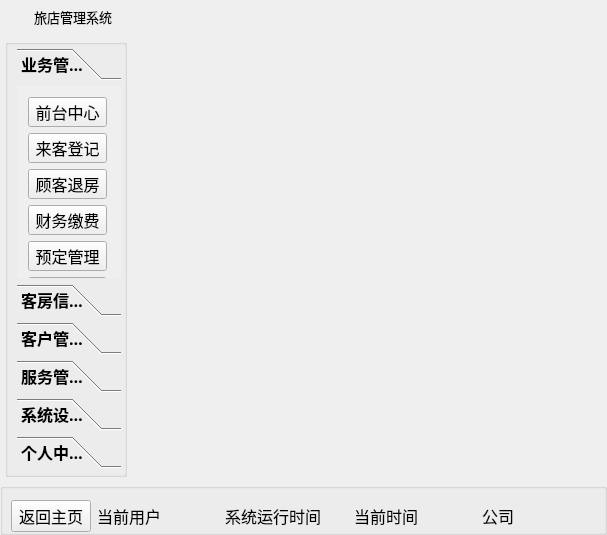
<?xml version="1.0" encoding="UTF-8"?>
<ui version="4.0">
 <class>Widget</class>
 <widget class="QWidget" name="Widget">
  <property name="geometry">
   <rect>
    <x>0</x>
    <y>0</y>
    <width>607</width>
    <height>535</height>
   </rect>
  </property>
  <property name="windowTitle">
   <string>Widget</string>
  </property>
  <layout class="QVBoxLayout" name="verticalLayout_4">
   <property name="leftMargin">
    <number>0</number>
   </property>
   <property name="topMargin">
    <number>0</number>
   </property>
   <property name="rightMargin">
    <number>0</number>
   </property>
   <property name="bottomMargin">
    <number>0</number>
   </property>
   <item>
    <layout class="QVBoxLayout" name="verticalLayout_3">
     <item>
      <widget class="QWidget" name="widget_title" native="true">
       <property name="sizePolicy">
        <sizepolicy hsizetype="Preferred" vsizetype="Maximum">
         <horstretch>0</horstretch>
         <verstretch>0</verstretch>
        </sizepolicy>
       </property>
       <property name="minimumSize">
        <size>
         <width>100</width>
         <height>33</height>
        </size>
       </property>
       <property name="mouseTracking">
        <bool>false</bool>
       </property>
       <layout class="QHBoxLayout" name="horizontalLayout_2" stretch="0,0,0">
        <property name="spacing">
         <number>4</number>
        </property>
        <property name="sizeConstraint">
         <enum>QLayout::SetNoConstraint</enum>
        </property>
        <property name="leftMargin">
         <number>0</number>
        </property>
        <property name="topMargin">
         <number>0</number>
        </property>
        <property name="rightMargin">
         <number>0</number>
        </property>
        <property name="bottomMargin">
         <number>0</number>
        </property>
        <item>
         <widget class="QLabel" name="lab_Ico">
          <property name="sizePolicy">
           <sizepolicy hsizetype="Minimum" vsizetype="Preferred">
            <horstretch>0</horstretch>
            <verstretch>0</verstretch>
           </sizepolicy>
          </property>
          <property name="minimumSize">
           <size>
            <width>30</width>
            <height>0</height>
           </size>
          </property>
          <property name="text">
           <string/>
          </property>
          <property name="alignment">
           <set>Qt::AlignCenter</set>
          </property>
         </widget>
        </item>
        <item>
         <widget class="QLabel" name="lab_Title">
          <property name="sizePolicy">
           <sizepolicy hsizetype="Expanding" vsizetype="Preferred">
            <horstretch>0</horstretch>
            <verstretch>0</verstretch>
           </sizepolicy>
          </property>
          <property name="font">
           <font>
            <family>微软雅黑</family>
            <pointsize>10</pointsize>
            <weight>50</weight>
            <italic>false</italic>
            <bold>false</bold>
           </font>
          </property>
          <property name="styleSheet">
           <string notr="true">font: 10pt &quot;微软雅黑&quot;;</string>
          </property>
          <property name="text">
           <string>旅店管理系统</string>
          </property>
          <property name="alignment">
           <set>Qt::AlignLeading|Qt::AlignLeft|Qt::AlignVCenter</set>
          </property>
         </widget>
        </item>
        <item>
         <widget class="QWidget" name="widget_menu" native="true">
          <property name="sizePolicy">
           <sizepolicy hsizetype="Minimum" vsizetype="Preferred">
            <horstretch>0</horstretch>
            <verstretch>0</verstretch>
           </sizepolicy>
          </property>
          <layout class="QHBoxLayout" name="horizontalLayout">
           <property name="spacing">
            <number>0</number>
           </property>
           <property name="leftMargin">
            <number>0</number>
           </property>
           <property name="topMargin">
            <number>0</number>
           </property>
           <property name="rightMargin">
            <number>0</number>
           </property>
           <property name="bottomMargin">
            <number>0</number>
           </property>
           <item>
            <widget class="QPushButton" name="btnMenu">
             <property name="sizePolicy">
              <sizepolicy hsizetype="Minimum" vsizetype="Expanding">
               <horstretch>0</horstretch>
               <verstretch>0</verstretch>
              </sizepolicy>
             </property>
             <property name="minimumSize">
              <size>
               <width>31</width>
               <height>0</height>
              </size>
             </property>
             <property name="cursor">
              <cursorShape>ArrowCursor</cursorShape>
             </property>
             <property name="focusPolicy">
              <enum>Qt::NoFocus</enum>
             </property>
             <property name="toolTip">
              <string>菜单</string>
             </property>
             <property name="text">
              <string/>
             </property>
             <property name="flat">
              <bool>true</bool>
             </property>
            </widget>
           </item>
           <item>
            <widget class="QPushButton" name="btnMenu_Min">
             <property name="sizePolicy">
              <sizepolicy hsizetype="Minimum" vsizetype="Expanding">
               <horstretch>0</horstretch>
               <verstretch>0</verstretch>
              </sizepolicy>
             </property>
             <property name="minimumSize">
              <size>
               <width>31</width>
               <height>0</height>
              </size>
             </property>
             <property name="cursor">
              <cursorShape>ArrowCursor</cursorShape>
             </property>
             <property name="focusPolicy">
              <enum>Qt::NoFocus</enum>
             </property>
             <property name="toolTip">
              <string>最小化</string>
             </property>
             <property name="text">
              <string/>
             </property>
             <property name="flat">
              <bool>true</bool>
             </property>
            </widget>
           </item>
           <item>
            <widget class="QPushButton" name="btnMenu_Max">
             <property name="sizePolicy">
              <sizepolicy hsizetype="Minimum" vsizetype="Expanding">
               <horstretch>0</horstretch>
               <verstretch>0</verstretch>
              </sizepolicy>
             </property>
             <property name="minimumSize">
              <size>
               <width>31</width>
               <height>0</height>
              </size>
             </property>
             <property name="cursor">
              <cursorShape>ArrowCursor</cursorShape>
             </property>
             <property name="focusPolicy">
              <enum>Qt::NoFocus</enum>
             </property>
             <property name="toolTip">
              <string>最大化</string>
             </property>
             <property name="text">
              <string/>
             </property>
             <property name="flat">
              <bool>true</bool>
             </property>
            </widget>
           </item>
           <item>
            <widget class="QPushButton" name="btnMenu_Close">
             <property name="sizePolicy">
              <sizepolicy hsizetype="Minimum" vsizetype="Expanding">
               <horstretch>0</horstretch>
               <verstretch>0</verstretch>
              </sizepolicy>
             </property>
             <property name="minimumSize">
              <size>
               <width>40</width>
               <height>0</height>
              </size>
             </property>
             <property name="cursor">
              <cursorShape>ArrowCursor</cursorShape>
             </property>
             <property name="focusPolicy">
              <enum>Qt::NoFocus</enum>
             </property>
             <property name="toolTip">
              <string>关闭</string>
             </property>
             <property name="text">
              <string/>
             </property>
             <property name="flat">
              <bool>true</bool>
             </property>
            </widget>
           </item>
          </layout>
         </widget>
        </item>
       </layout>
      </widget>
     </item>
     <item>
      <layout class="QHBoxLayout" name="horizontalLayout_4">
       <property name="leftMargin">
        <number>5</number>
       </property>
       <item>
        <widget class="QGroupBox" name="groupBox">
         <property name="sizePolicy">
          <sizepolicy hsizetype="Maximum" vsizetype="Preferred">
           <horstretch>0</horstretch>
           <verstretch>0</verstretch>
          </sizepolicy>
         </property>
         <property name="minimumSize">
          <size>
           <width>110</width>
           <height>0</height>
          </size>
         </property>
         <property name="title">
          <string/>
         </property>
         <layout class="QVBoxLayout" name="verticalLayout">
          <property name="leftMargin">
           <number>9</number>
          </property>
          <property name="topMargin">
           <number>3</number>
          </property>
          <property name="rightMargin">
           <number>3</number>
          </property>
          <property name="bottomMargin">
           <number>6</number>
          </property>
          <item>
           <widget class="QToolBox" name="toolBox">
            <property name="sizePolicy">
             <sizepolicy hsizetype="Maximum" vsizetype="Preferred">
              <horstretch>0</horstretch>
              <verstretch>0</verstretch>
             </sizepolicy>
            </property>
            <property name="minimumSize">
             <size>
              <width>93</width>
              <height>0</height>
             </size>
            </property>
            <property name="font">
             <font>
              <family>楷体</family>
              <pointsize>12</pointsize>
              <weight>75</weight>
              <bold>true</bold>
             </font>
            </property>
            <property name="cursor">
             <cursorShape>ArrowCursor</cursorShape>
            </property>
            <property name="styleSheet">
             <string notr="true"/>
            </property>
            <property name="currentIndex">
             <number>0</number>
            </property>
            <widget class="QWidget" name="page_5">
             <property name="geometry">
              <rect>
               <x>0</x>
               <y>0</y>
               <width>104</width>
               <height>231</height>
              </rect>
             </property>
             <attribute name="label">
              <string>业务管理</string>
             </attribute>
             <widget class="QWidget" name="layoutWidget">
              <property name="geometry">
               <rect>
                <x>0</x>
                <y>0</y>
                <width>101</width>
                <height>231</height>
               </rect>
              </property>
              <layout class="QVBoxLayout" name="verticalLayout_7">
               <item>
                <widget class="QPushButton" name="pbnAsk">
                 <property name="minimumSize">
                  <size>
                   <width>0</width>
                   <height>30</height>
                  </size>
                 </property>
                 <property name="font">
                  <font>
                   <family>黑体</family>
                   <pointsize>12</pointsize>
                   <weight>9</weight>
                   <italic>false</italic>
                   <bold>false</bold>
                  </font>
                 </property>
                 <property name="cursor">
                  <cursorShape>OpenHandCursor</cursorShape>
                 </property>
                 <property name="toolTip">
                  <string>前台中心</string>
                 </property>
                 <property name="styleSheet">
                  <string notr="true">font: 75 12pt &quot;黑体&quot;;</string>
                 </property>
                 <property name="text">
                  <string>前台中心</string>
                 </property>
                </widget>
               </item>
               <item>
                <widget class="QPushButton" name="pbnCheck">
                 <property name="minimumSize">
                  <size>
                   <width>0</width>
                   <height>30</height>
                  </size>
                 </property>
                 <property name="font">
                  <font>
                   <family>黑体</family>
                   <pointsize>12</pointsize>
                   <weight>9</weight>
                   <italic>false</italic>
                   <bold>false</bold>
                  </font>
                 </property>
                 <property name="cursor">
                  <cursorShape>OpenHandCursor</cursorShape>
                 </property>
                 <property name="toolTip">
                  <string>来客登记</string>
                 </property>
                 <property name="styleSheet">
                  <string notr="true">font: 75 12pt &quot;黑体&quot;;</string>
                 </property>
                 <property name="text">
                  <string>来客登记</string>
                 </property>
                </widget>
               </item>
               <item>
                <widget class="QPushButton" name="pbnCheckOut">
                 <property name="minimumSize">
                  <size>
                   <width>0</width>
                   <height>30</height>
                  </size>
                 </property>
                 <property name="font">
                  <font>
                   <family>黑体</family>
                   <pointsize>12</pointsize>
                   <weight>9</weight>
                   <italic>false</italic>
                   <bold>false</bold>
                  </font>
                 </property>
                 <property name="cursor">
                  <cursorShape>OpenHandCursor</cursorShape>
                 </property>
                 <property name="toolTip">
                  <string>客务中心</string>
                 </property>
                 <property name="styleSheet">
                  <string notr="true">font: 75 12pt &quot;黑体&quot;;</string>
                 </property>
                 <property name="text">
                  <string>顾客退房</string>
                 </property>
                </widget>
               </item>
               <item>
                <widget class="QPushButton" name="pbnHint">
                 <property name="minimumSize">
                  <size>
                   <width>0</width>
                   <height>30</height>
                  </size>
                 </property>
                 <property name="font">
                  <font>
                   <family>黑体</family>
                   <pointsize>12</pointsize>
                   <weight>9</weight>
                   <italic>false</italic>
                   <bold>false</bold>
                  </font>
                 </property>
                 <property name="cursor">
                  <cursorShape>OpenHandCursor</cursorShape>
                 </property>
                 <property name="toolTip">
                  <string>功能开发中</string>
                 </property>
                 <property name="styleSheet">
                  <string notr="true">font: 75 12pt &quot;黑体&quot;;</string>
                 </property>
                 <property name="text">
                  <string>财务缴费</string>
                 </property>
                </widget>
               </item>
               <item>
                <widget class="QPushButton" name="pbnHint_2">
                 <property name="minimumSize">
                  <size>
                   <width>0</width>
                   <height>30</height>
                  </size>
                 </property>
                 <property name="font">
                  <font>
                   <family>黑体</family>
                   <pointsize>12</pointsize>
                   <weight>9</weight>
                   <italic>false</italic>
                   <bold>false</bold>
                  </font>
                 </property>
                 <property name="cursor">
                  <cursorShape>OpenHandCursor</cursorShape>
                 </property>
                 <property name="toolTip">
                  <string>功能开发中</string>
                 </property>
                 <property name="styleSheet">
                  <string notr="true">font: 75 12pt &quot;黑体&quot;;</string>
                 </property>
                 <property name="text">
                  <string>预定管理</string>
                 </property>
                </widget>
               </item>
               <item>
                <widget class="QPushButton" name="pbnHint_3">
                 <property name="minimumSize">
                  <size>
                   <width>0</width>
                   <height>30</height>
                  </size>
                 </property>
                 <property name="font">
                  <font>
                   <family>黑体</family>
                   <pointsize>12</pointsize>
                   <weight>9</weight>
                   <italic>false</italic>
                   <bold>false</bold>
                  </font>
                 </property>
                 <property name="cursor">
                  <cursorShape>OpenHandCursor</cursorShape>
                 </property>
                 <property name="toolTip">
                  <string>功能开发中</string>
                 </property>
                 <property name="styleSheet">
                  <string notr="true">font: 75 12pt &quot;黑体&quot;;</string>
                 </property>
                 <property name="text">
                  <string>交接班</string>
                 </property>
                </widget>
               </item>
              </layout>
             </widget>
            </widget>
            <widget class="QWidget" name="page_9">
             <property name="geometry">
              <rect>
               <x>0</x>
               <y>0</y>
               <width>104</width>
               <height>231</height>
              </rect>
             </property>
             <attribute name="label">
              <string>客房信息管理</string>
             </attribute>
             <widget class="QWidget" name="layoutWidget">
              <property name="geometry">
               <rect>
                <x>0</x>
                <y>15</y>
                <width>101</width>
                <height>121</height>
               </rect>
              </property>
              <layout class="QVBoxLayout" name="verticalLayout_10">
               <item>
                <widget class="QPushButton" name="pbnRoomInfo">
                 <property name="minimumSize">
                  <size>
                   <width>0</width>
                   <height>30</height>
                  </size>
                 </property>
                 <property name="font">
                  <font>
                   <weight>50</weight>
                   <bold>false</bold>
                  </font>
                 </property>
                 <property name="cursor">
                  <cursorShape>OpenHandCursor</cursorShape>
                 </property>
                 <property name="text">
                  <string>房间介绍</string>
                 </property>
                </widget>
               </item>
               <item>
                <widget class="QPushButton" name="pbnRoomLock">
                 <property name="minimumSize">
                  <size>
                   <width>0</width>
                   <height>30</height>
                  </size>
                 </property>
                 <property name="font">
                  <font>
                   <weight>50</weight>
                   <bold>false</bold>
                  </font>
                 </property>
                 <property name="cursor">
                  <cursorShape>OpenHandCursor</cursorShape>
                 </property>
                 <property name="text">
                  <string>房间欣赏</string>
                 </property>
                </widget>
               </item>
               <item>
                <widget class="QPushButton" name="pbnModify">
                 <property name="minimumSize">
                  <size>
                   <width>0</width>
                   <height>30</height>
                  </size>
                 </property>
                 <property name="font">
                  <font>
                   <weight>50</weight>
                   <bold>false</bold>
                  </font>
                 </property>
                 <property name="cursor">
                  <cursorShape>OpenHandCursor</cursorShape>
                 </property>
                 <property name="text">
                  <string>房间调整</string>
                 </property>
                </widget>
               </item>
              </layout>
             </widget>
            </widget>
            <widget class="QWidget" name="page_6">
             <property name="geometry">
              <rect>
               <x>0</x>
               <y>0</y>
               <width>104</width>
               <height>231</height>
              </rect>
             </property>
             <attribute name="label">
              <string>客户管理</string>
             </attribute>
             <widget class="QWidget" name="layoutWidget">
              <property name="geometry">
               <rect>
                <x>0</x>
                <y>0</y>
                <width>100</width>
                <height>131</height>
               </rect>
              </property>
              <layout class="QVBoxLayout" name="verticalLayout_8">
               <item>
                <widget class="QPushButton" name="pushButton_5">
                 <property name="minimumSize">
                  <size>
                   <width>0</width>
                   <height>30</height>
                  </size>
                 </property>
                 <property name="font">
                  <font>
                   <weight>50</weight>
                   <bold>false</bold>
                  </font>
                 </property>
                 <property name="cursor">
                  <cursorShape>OpenHandCursor</cursorShape>
                 </property>
                 <property name="text">
                  <string>未结账客单</string>
                 </property>
                </widget>
               </item>
               <item>
                <widget class="QPushButton" name="pushButton_6">
                 <property name="minimumSize">
                  <size>
                   <width>0</width>
                   <height>30</height>
                  </size>
                 </property>
                 <property name="font">
                  <font>
                   <weight>50</weight>
                   <bold>false</bold>
                  </font>
                 </property>
                 <property name="cursor">
                  <cursorShape>OpenHandCursor</cursorShape>
                 </property>
                 <property name="text">
                  <string>已结账客单</string>
                 </property>
                </widget>
               </item>
               <item>
                <widget class="QPushButton" name="pbnRegisterInfo">
                 <property name="minimumSize">
                  <size>
                   <width>0</width>
                   <height>30</height>
                  </size>
                 </property>
                 <property name="font">
                  <font>
                   <weight>50</weight>
                   <bold>false</bold>
                  </font>
                 </property>
                 <property name="cursor">
                  <cursorShape>OpenHandCursor</cursorShape>
                 </property>
                 <property name="text">
                  <string>注册用户</string>
                 </property>
                </widget>
               </item>
              </layout>
             </widget>
            </widget>
            <widget class="QWidget" name="page">
             <property name="geometry">
              <rect>
               <x>0</x>
               <y>0</y>
               <width>104</width>
               <height>231</height>
              </rect>
             </property>
             <attribute name="label">
              <string>服务管理</string>
             </attribute>
             <widget class="QWidget" name="layoutWidget">
              <property name="geometry">
               <rect>
                <x>0</x>
                <y>20</y>
                <width>91</width>
                <height>131</height>
               </rect>
              </property>
              <layout class="QVBoxLayout" name="verticalLayout_9">
               <item>
                <widget class="QPushButton" name="pushButton_3">
                 <property name="minimumSize">
                  <size>
                   <width>0</width>
                   <height>30</height>
                  </size>
                 </property>
                 <property name="font">
                  <font>
                   <weight>50</weight>
                   <bold>false</bold>
                  </font>
                 </property>
                 <property name="cursor">
                  <cursorShape>OpenHandCursor</cursorShape>
                 </property>
                 <property name="toolTip">
                  <string>功能开发中</string>
                 </property>
                 <property name="text">
                  <string>餐饮服务</string>
                 </property>
                </widget>
               </item>
               <item>
                <widget class="QPushButton" name="pushButton_7">
                 <property name="minimumSize">
                  <size>
                   <width>0</width>
                   <height>30</height>
                  </size>
                 </property>
                 <property name="font">
                  <font>
                   <weight>50</weight>
                   <bold>false</bold>
                  </font>
                 </property>
                 <property name="cursor">
                  <cursorShape>OpenHandCursor</cursorShape>
                 </property>
                 <property name="toolTip">
                  <string>功能开发中</string>
                 </property>
                 <property name="text">
                  <string>洗涤服务</string>
                 </property>
                </widget>
               </item>
               <item>
                <widget class="QPushButton" name="pushButton_8">
                 <property name="minimumSize">
                  <size>
                   <width>0</width>
                   <height>30</height>
                  </size>
                 </property>
                 <property name="font">
                  <font>
                   <weight>50</weight>
                   <bold>false</bold>
                  </font>
                 </property>
                 <property name="cursor">
                  <cursorShape>ClosedHandCursor</cursorShape>
                 </property>
                 <property name="toolTip">
                  <string>功能开发中</string>
                 </property>
                 <property name="text">
                  <string>其他服务</string>
                 </property>
                </widget>
               </item>
              </layout>
             </widget>
            </widget>
            <widget class="QWidget" name="page_2">
             <property name="geometry">
              <rect>
               <x>0</x>
               <y>0</y>
               <width>104</width>
               <height>231</height>
              </rect>
             </property>
             <attribute name="label">
              <string>系统设置</string>
             </attribute>
             <widget class="QWidget" name="layoutWidget">
              <property name="geometry">
               <rect>
                <x>0</x>
                <y>0</y>
                <width>101</width>
                <height>121</height>
               </rect>
              </property>
              <layout class="QVBoxLayout" name="verticalLayout_5">
               <item>
                <widget class="QPushButton" name="pbnBackDatabase">
                 <property name="minimumSize">
                  <size>
                   <width>0</width>
                   <height>30</height>
                  </size>
                 </property>
                 <property name="font">
                  <font>
                   <weight>50</weight>
                   <bold>false</bold>
                  </font>
                 </property>
                 <property name="cursor">
                  <cursorShape>OpenHandCursor</cursorShape>
                 </property>
                 <property name="toolTip">
                  <string>数据库备份</string>
                 </property>
                 <property name="text">
                  <string>数据备份</string>
                 </property>
                </widget>
               </item>
               <item>
                <widget class="QPushButton" name="pbnHelp">
                 <property name="minimumSize">
                  <size>
                   <width>0</width>
                   <height>30</height>
                  </size>
                 </property>
                 <property name="font">
                  <font>
                   <weight>50</weight>
                   <bold>false</bold>
                  </font>
                 </property>
                 <property name="cursor">
                  <cursorShape>OpenHandCursor</cursorShape>
                 </property>
                 <property name="toolTip">
                  <string>使用说明</string>
                 </property>
                 <property name="text">
                  <string>使用说明</string>
                 </property>
                </widget>
               </item>
              </layout>
             </widget>
            </widget>
            <widget class="QWidget" name="page_3">
             <property name="geometry">
              <rect>
               <x>0</x>
               <y>0</y>
               <width>104</width>
               <height>231</height>
              </rect>
             </property>
             <attribute name="label">
              <string>个人中心</string>
             </attribute>
             <widget class="QWidget" name="layoutWidget">
              <property name="geometry">
               <rect>
                <x>0</x>
                <y>6</y>
                <width>101</width>
                <height>101</height>
               </rect>
              </property>
              <layout class="QVBoxLayout" name="verticalLayout_6">
               <item>
                <widget class="QPushButton" name="pbnModiftPwd">
                 <property name="minimumSize">
                  <size>
                   <width>0</width>
                   <height>30</height>
                  </size>
                 </property>
                 <property name="font">
                  <font>
                   <weight>50</weight>
                   <bold>false</bold>
                  </font>
                 </property>
                 <property name="cursor">
                  <cursorShape>OpenHandCursor</cursorShape>
                 </property>
                 <property name="toolTip">
                  <string>修改密码</string>
                 </property>
                 <property name="text">
                  <string>修改密码</string>
                 </property>
                </widget>
               </item>
               <item>
                <widget class="QPushButton" name="pbnLonBlog">
                 <property name="minimumSize">
                  <size>
                   <width>0</width>
                   <height>30</height>
                  </size>
                 </property>
                 <property name="font">
                  <font>
                   <weight>50</weight>
                   <bold>false</bold>
                  </font>
                 </property>
                 <property name="cursor">
                  <cursorShape>OpenHandCursor</cursorShape>
                 </property>
                 <property name="toolTip">
                  <string>操作日志</string>
                 </property>
                 <property name="text">
                  <string>操作日志</string>
                 </property>
                </widget>
               </item>
              </layout>
             </widget>
            </widget>
           </widget>
          </item>
         </layout>
        </widget>
       </item>
       <item>
        <widget class="QStackedWidget" name="stackedWidget">
         <property name="styleSheet">
          <string notr="true"/>
         </property>
         <property name="currentIndex">
          <number>0</number>
         </property>
         <widget class="QWidget" name="page_7">
          <layout class="QVBoxLayout" name="verticalLayout_2">
           <item>
            <widget class="QLabel" name="label">
             <property name="styleSheet">
              <string notr="true">background-image: url(:/image/room/back.jpg);</string>
             </property>
             <property name="text">
              <string/>
             </property>
            </widget>
           </item>
          </layout>
         </widget>
         <widget class="QWidget" name="page_8"/>
        </widget>
       </item>
      </layout>
     </item>
     <item>
      <widget class="QGroupBox" name="groupBox_Down">
       <property name="sizePolicy">
        <sizepolicy hsizetype="Preferred" vsizetype="Maximum">
         <horstretch>0</horstretch>
         <verstretch>0</verstretch>
        </sizepolicy>
       </property>
       <property name="title">
        <string/>
       </property>
       <layout class="QHBoxLayout" name="horizontalLayout_3">
        <property name="leftMargin">
         <number>0</number>
        </property>
        <property name="topMargin">
         <number>11</number>
        </property>
        <property name="rightMargin">
         <number>0</number>
        </property>
        <property name="bottomMargin">
         <number>0</number>
        </property>
        <item>
         <spacer name="horizontalSpacer">
          <property name="orientation">
           <enum>Qt::Horizontal</enum>
          </property>
          <property name="sizeType">
           <enum>QSizePolicy::Maximum</enum>
          </property>
          <property name="sizeHint" stdset="0">
           <size>
            <width>8</width>
            <height>20</height>
           </size>
          </property>
         </spacer>
        </item>
        <item>
         <widget class="QPushButton" name="pbnbackhome">
          <property name="sizePolicy">
           <sizepolicy hsizetype="Maximum" vsizetype="Fixed">
            <horstretch>0</horstretch>
            <verstretch>0</verstretch>
           </sizepolicy>
          </property>
          <property name="font">
           <font>
            <family>楷体</family>
            <pointsize>12</pointsize>
           </font>
          </property>
          <property name="cursor">
           <cursorShape>OpenHandCursor</cursorShape>
          </property>
          <property name="toolTip">
           <string>返回主页</string>
          </property>
          <property name="text">
           <string>返回主页</string>
          </property>
         </widget>
        </item>
        <item>
         <widget class="QLabel" name="label_CurrentUser">
          <property name="font">
           <font>
            <pointsize>12</pointsize>
           </font>
          </property>
          <property name="text">
           <string>当前用户</string>
          </property>
         </widget>
        </item>
        <item>
         <widget class="QLabel" name="label_SoftTime">
          <property name="font">
           <font>
            <pointsize>12</pointsize>
           </font>
          </property>
          <property name="text">
           <string>系统运行时间</string>
          </property>
         </widget>
        </item>
        <item>
         <widget class="QLabel" name="label_CurrentTime">
          <property name="font">
           <font>
            <pointsize>12</pointsize>
           </font>
          </property>
          <property name="text">
           <string>当前时间</string>
          </property>
         </widget>
        </item>
        <item>
         <widget class="QLabel" name="label_CompanyName">
          <property name="font">
           <font>
            <pointsize>12</pointsize>
           </font>
          </property>
          <property name="text">
           <string>公司</string>
          </property>
         </widget>
        </item>
       </layout>
      </widget>
     </item>
    </layout>
   </item>
  </layout>
 </widget>
 <layoutdefault spacing="6" margin="11"/>
 <resources/>
 <connections/>
</ui>
